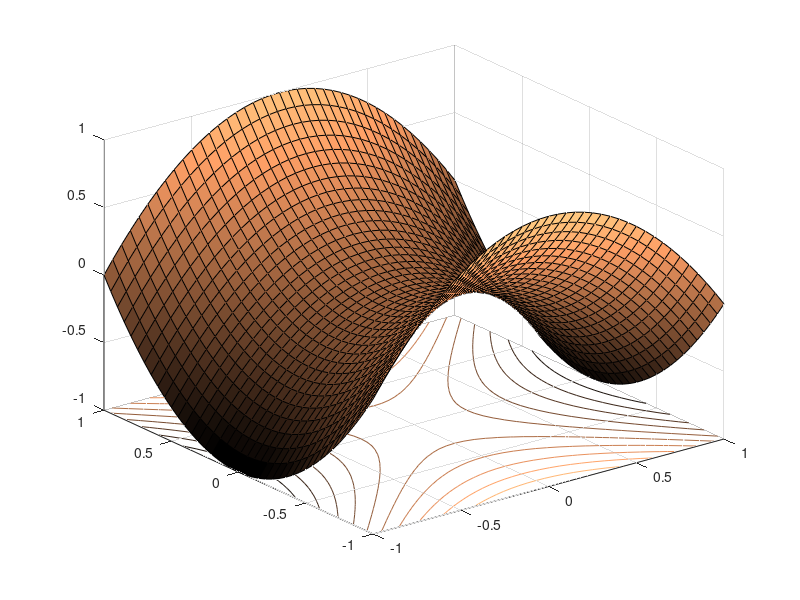

Source code (MATLAB):
x = -1: .05: 1;
y = x;
[xi, yi] = meshgrid(x, y);
[xi, yi] = meshgrid(x, y);
zi = yi.^2 - xi.^2;
surfc(xi, yi, zi);

colormap copper;